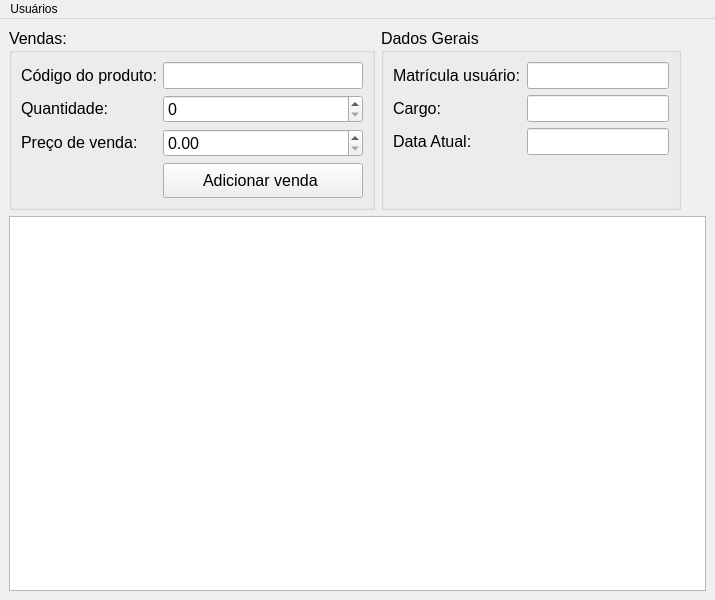
<?xml version="1.0" encoding="UTF-8"?>
<ui version="4.0">
 <class>tela_principal</class>
 <widget class="QMainWindow" name="tela_principal">
  <property name="geometry">
   <rect>
    <x>0</x>
    <y>0</y>
    <width>715</width>
    <height>600</height>
   </rect>
  </property>
  <property name="windowTitle">
   <string>MainWindow</string>
  </property>
  <widget class="QWidget" name="centralwidget">
   <layout class="QGridLayout" name="gridLayout">
    <item row="0" column="0">
     <widget class="QGroupBox" name="group_box_vendas">
      <property name="sizePolicy">
       <sizepolicy hsizetype="Fixed" vsizetype="Fixed">
        <horstretch>0</horstretch>
        <verstretch>0</verstretch>
       </sizepolicy>
      </property>
      <property name="maximumSize">
       <size>
        <width>400</width>
        <height>200</height>
       </size>
      </property>
      <property name="font">
       <font>
        <pointsize>12</pointsize>
       </font>
      </property>
      <property name="title">
       <string>Vendas:</string>
      </property>
      <layout class="QGridLayout" name="gridLayout_2">
       <item row="4" column="1">
        <widget class="QPushButton" name="botao_adicionar_venda">
         <property name="sizePolicy">
          <sizepolicy hsizetype="Fixed" vsizetype="Fixed">
           <horstretch>60</horstretch>
           <verstretch>0</verstretch>
          </sizepolicy>
         </property>
         <property name="minimumSize">
          <size>
           <width>200</width>
           <height>35</height>
          </size>
         </property>
         <property name="font">
          <font>
           <pointsize>12</pointsize>
          </font>
         </property>
         <property name="text">
          <string>    Adicionar venda     </string>
         </property>
        </widget>
       </item>
       <item row="0" column="0">
        <widget class="QLabel" name="label_codigo_produto">
         <property name="sizePolicy">
          <sizepolicy hsizetype="Fixed" vsizetype="Maximum">
           <horstretch>0</horstretch>
           <verstretch>0</verstretch>
          </sizepolicy>
         </property>
         <property name="maximumSize">
          <size>
           <width>300</width>
           <height>16777215</height>
          </size>
         </property>
         <property name="font">
          <font>
           <pointsize>12</pointsize>
          </font>
         </property>
         <property name="text">
          <string notr="true">Código do produto:</string>
         </property>
        </widget>
       </item>
       <item row="1" column="1">
        <widget class="QSpinBox" name="spin_box_quantidade">
         <property name="sizePolicy">
          <sizepolicy hsizetype="Fixed" vsizetype="Maximum">
           <horstretch>0</horstretch>
           <verstretch>0</verstretch>
          </sizepolicy>
         </property>
         <property name="maximumSize">
          <size>
           <width>200</width>
           <height>16777215</height>
          </size>
         </property>
         <property name="font">
          <font>
           <pointsize>12</pointsize>
          </font>
         </property>
        </widget>
       </item>
       <item row="2" column="0">
        <widget class="QLabel" name="label_preco_venda">
         <property name="sizePolicy">
          <sizepolicy hsizetype="Fixed" vsizetype="Maximum">
           <horstretch>0</horstretch>
           <verstretch>0</verstretch>
          </sizepolicy>
         </property>
         <property name="maximumSize">
          <size>
           <width>300</width>
           <height>16777215</height>
          </size>
         </property>
         <property name="font">
          <font>
           <pointsize>12</pointsize>
          </font>
         </property>
         <property name="text">
          <string>Preço de venda:</string>
         </property>
        </widget>
       </item>
       <item row="2" column="1">
        <widget class="QDoubleSpinBox" name="double_spin_box_preco_venda">
         <property name="sizePolicy">
          <sizepolicy hsizetype="Fixed" vsizetype="Maximum">
           <horstretch>0</horstretch>
           <verstretch>0</verstretch>
          </sizepolicy>
         </property>
         <property name="maximumSize">
          <size>
           <width>200</width>
           <height>16777215</height>
          </size>
         </property>
         <property name="font">
          <font>
           <pointsize>12</pointsize>
          </font>
         </property>
        </widget>
       </item>
       <item row="1" column="0">
        <widget class="QLabel" name="label_quantidade">
         <property name="sizePolicy">
          <sizepolicy hsizetype="Fixed" vsizetype="Maximum">
           <horstretch>0</horstretch>
           <verstretch>0</verstretch>
          </sizepolicy>
         </property>
         <property name="maximumSize">
          <size>
           <width>300</width>
           <height>16777215</height>
          </size>
         </property>
         <property name="font">
          <font>
           <pointsize>12</pointsize>
          </font>
         </property>
         <property name="text">
          <string notr="true">Quantidade:</string>
         </property>
        </widget>
       </item>
       <item row="0" column="1">
        <widget class="QLineEdit" name="texto_codigo_produto">
         <property name="sizePolicy">
          <sizepolicy hsizetype="Expanding" vsizetype="Maximum">
           <horstretch>0</horstretch>
           <verstretch>0</verstretch>
          </sizepolicy>
         </property>
         <property name="maximumSize">
          <size>
           <width>200</width>
           <height>16777215</height>
          </size>
         </property>
         <property name="font">
          <font>
           <pointsize>12</pointsize>
          </font>
         </property>
        </widget>
       </item>
      </layout>
     </widget>
    </item>
    <item row="0" column="1">
     <widget class="QGroupBox" name="group_box_dados">
      <property name="sizePolicy">
       <sizepolicy hsizetype="Fixed" vsizetype="Fixed">
        <horstretch>0</horstretch>
        <verstretch>0</verstretch>
       </sizepolicy>
      </property>
      <property name="maximumSize">
       <size>
        <width>400</width>
        <height>200</height>
       </size>
      </property>
      <property name="font">
       <font>
        <pointsize>12</pointsize>
       </font>
      </property>
      <property name="title">
       <string>Dados Gerais</string>
      </property>
      <layout class="QGridLayout" name="gridLayout_3">
       <item row="0" column="1">
        <widget class="QLabel" name="label_matricula">
         <property name="sizePolicy">
          <sizepolicy hsizetype="Fixed" vsizetype="Maximum">
           <horstretch>0</horstretch>
           <verstretch>0</verstretch>
          </sizepolicy>
         </property>
         <property name="maximumSize">
          <size>
           <width>300</width>
           <height>16777215</height>
          </size>
         </property>
         <property name="font">
          <font>
           <pointsize>12</pointsize>
          </font>
         </property>
         <property name="text">
          <string notr="true">Matrícula usuário:</string>
         </property>
        </widget>
       </item>
       <item row="0" column="2">
        <widget class="QLineEdit" name="texto_matricula">
         <property name="sizePolicy">
          <sizepolicy hsizetype="Expanding" vsizetype="Maximum">
           <horstretch>0</horstretch>
           <verstretch>0</verstretch>
          </sizepolicy>
         </property>
         <property name="maximumSize">
          <size>
           <width>200</width>
           <height>16777215</height>
          </size>
         </property>
         <property name="font">
          <font>
           <pointsize>12</pointsize>
          </font>
         </property>
         <property name="inputMethodHints">
          <set>Qt::ImhPreferUppercase</set>
         </property>
         <property name="inputMask">
          <string notr="true"/>
         </property>
         <property name="text">
          <string notr="true"/>
         </property>
         <property name="readOnly">
          <bool>true</bool>
         </property>
        </widget>
       </item>
       <item row="2" column="1">
        <widget class="QLabel" name="label_data">
         <property name="font">
          <font>
           <pointsize>12</pointsize>
          </font>
         </property>
         <property name="text">
          <string>Data Atual:</string>
         </property>
        </widget>
       </item>
       <item row="2" column="2">
        <widget class="QLineEdit" name="texto_data">
         <property name="sizePolicy">
          <sizepolicy hsizetype="Expanding" vsizetype="Maximum">
           <horstretch>0</horstretch>
           <verstretch>0</verstretch>
          </sizepolicy>
         </property>
         <property name="maximumSize">
          <size>
           <width>200</width>
           <height>16777215</height>
          </size>
         </property>
         <property name="font">
          <font>
           <pointsize>12</pointsize>
          </font>
         </property>
         <property name="inputMask">
          <string notr="true"/>
         </property>
         <property name="text">
          <string notr="true"/>
         </property>
         <property name="readOnly">
          <bool>true</bool>
         </property>
        </widget>
       </item>
       <item row="3" column="2">
        <spacer name="vertical_spacer">
         <property name="orientation">
          <enum>Qt::Vertical</enum>
         </property>
         <property name="sizeHint" stdset="0">
          <size>
           <width>20</width>
           <height>40</height>
          </size>
         </property>
        </spacer>
       </item>
       <item row="1" column="1">
        <widget class="QLabel" name="label_cargo">
         <property name="text">
          <string>Cargo:</string>
         </property>
        </widget>
       </item>
       <item row="1" column="2">
        <widget class="QLineEdit" name="texto_cargo">
         <property name="inputMask">
          <string notr="true"/>
         </property>
         <property name="text">
          <string notr="true"/>
         </property>
         <property name="placeholderText">
          <string notr="true"/>
         </property>
        </widget>
       </item>
      </layout>
     </widget>
    </item>
    <item row="0" column="2">
     <spacer name="horizontal_spacer">
      <property name="orientation">
       <enum>Qt::Horizontal</enum>
      </property>
      <property name="sizeHint" stdset="0">
       <size>
        <width>40</width>
        <height>20</height>
       </size>
      </property>
     </spacer>
    </item>
    <item row="1" column="0" colspan="3">
     <widget class="QTableView" name="tabela"/>
    </item>
   </layout>
  </widget>
  <widget class="QMenuBar" name="menubar">
   <property name="geometry">
    <rect>
     <x>0</x>
     <y>0</y>
     <width>715</width>
     <height>21</height>
    </rect>
   </property>
   <widget class="QMenu" name="menuUsu_rios">
    <property name="title">
     <string>Usuários</string>
    </property>
    <addaction name="actionCadastrar"/>
    <addaction name="actionAlterar"/>
   </widget>
   <addaction name="menuUsu_rios"/>
  </widget>
  <action name="actionCadastrar">
   <property name="text">
    <string>Cadastrar</string>
   </property>
   <property name="shortcut">
    <string>F1</string>
   </property>
  </action>
  <action name="actionAlterar">
   <property name="text">
    <string>Alterar</string>
   </property>
   <property name="shortcut">
    <string>F2</string>
   </property>
  </action>
 </widget>
 <resources/>
 <connections/>
</ui>
